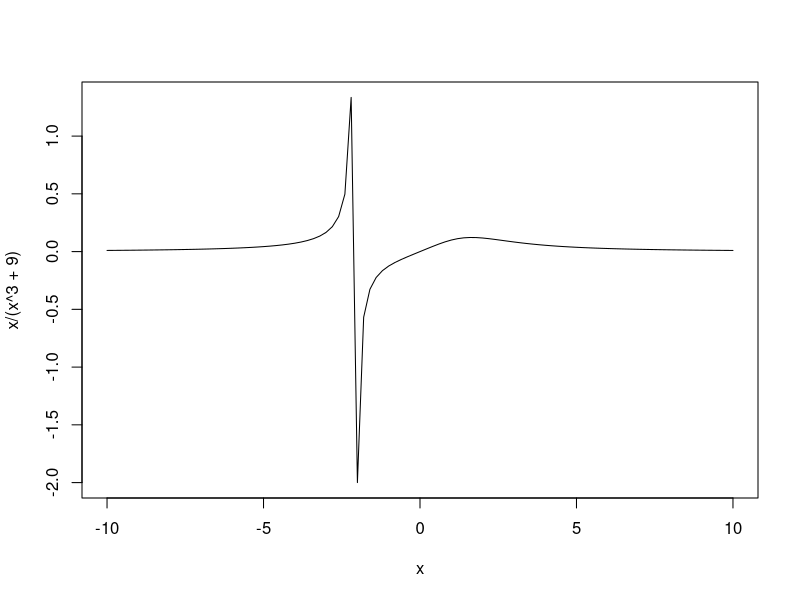

Write R code to recreate this figure. (Note: this script raises an error after producing the figure.)
## ---- chunk 1
knitr::opts_chunk$set(collapse = TRUE)
## ---- chunk 2
  model <- lm(mpg ~ wt, data=mtcars)
  print(model)
  summary(model)
## ---- chunk 3
  curve(x / (x^3 + 9), -10, 10)
## ---- chunk 4
  expressions <- alist(-x ^ p, -(x) ^ p, (-x) ^ p, -(x ^ p))
  x <- c(-5, -5, 5, 5)
  p <- c(2, 3, 2, 3)
  output <- data.frame(x,
                       p,
                       setNames(lapply(expressions, eval), sapply(expressions, deparse)),
                       check.names = FALSE)
  print(output, row.names = FALSE)
## ---- chunk 5
  methods(plot)
## ---- chunk 6
  c(list(1, 2, 3), LETTERS[1:5])
## ---- chunk 7
  gregexpr("a", c("greatgreat", "magic", "not"))
## ---- chunk 8
  nchar(10000)
  nchar(100000)
  a <- 10000
  nchar(a) == nchar(a * 100)
## ---- chunk 9
  x <- diag(3)
  x
  typeof(x)
  class(x)
  attributes(x)
  str(x)
## ---- chunk 10
  x <- 1
  replicate(5, x <- x+1)
  x
  replicate(5, x <<- x+1)
  x
## ---- chunk 11
  x <- 1
  (function(x) eval(quote(x+1)))(100)
  (function(x) eval(quote(x+1), envir = parent.frame()))(100)
## ---- chunk 12
  switch(3, "foo", "bar")
  switch("c", a = "foo", b = "bar")
  print(switch("c", a = "foo", b = "bar")) #Showing off the return value.
## ---- chunk 13
  a <- c(Alice=1, Bob=2)
  a["Alice"]
  a[["Alice"]]
## ---- chunk 14
  (c <- b <- diag(3))
  b[] <- 5
  c <- 5
  b
  c
## ---- chunk 15
  data.frame(x=1:3, x=11:13)
  # Notice the x.1? You didn't ask for that. To get x twice, you need this:
  correctNames <- data.frame(x=1:3, x=11:13, check.names = FALSE)
  correctNames
  correctNames[1:3, ]#As expected.
  correctNames[1:2]#What?
## ---- chunk 16
  library(tibble)
  #We can't repeat our original first line, because tibble(x=1:5, x=11:15) throws an error:
  ## > tibble(x=1:5, x=11:15)
  ## Error: Column name `x` must not be duplicated.
  ## Use .name_repair to specify repair.
  #We follow the error's advice.
  #The .name_repair argument provides a few useful options, so we must pick one.
  correctNames <- tibble(x=1:5, x=11:15, .name_repair = "minimal")
  correctNames
  correctNames[1:3,]#Good
  correctNames[1:2]#Still good!
## ---- chunk 17
   as.data.frame(list(1, 2, 3, 4, 5), col.names = paste("foo=bar", 6:10))
## ---- chunk 18
  matrix(1:9, 3, 3)
## ---- chunk 19
  head(Nile)
  duplicated(head(Nile))
  head(Nile)[duplicated(head(Nile))]
## ---- chunk 20
  a <- 1:5
  a[-1] <- 12:15
  a
## ---- chunk 21
  ## > mtcars[-"wt"]
  ## Error in -"wt" : invalid argument to unary operator
## ---- chunk 22
  ## > Nile[c(-1, 5)]
  ## Error in `[.default`(Nile, c(-1, 5)) : 
  ##   only 0's may be mixed with negative subscripts
## ---- chunk 23
  (a <- cbind(1:4, 4:1))
  a[, -1]
  a[, -1, drop=FALSE]
## ---- chunk 24
  a <- cbind(1:4, 4:1)
  (d <- as.data.frame(a))
  d[, -1]
  d[, -1, drop=FALSE]
  d[-1]#1D subsetting
## ---- chunk 25
  library(tibble)
  a <- cbind(1:4, 4:1)
  (t <- as_tibble(a))
  t[, -1]
  t[, -1, drop=FALSE]
  t[-1]
  t[, -1, drop=TRUE]
## ---- chunk 26
  library(tibble)
  a <- matrix(1:3)
  a
  a[,]
  b <- matrix(1:3, ncol = 3)
  b
  b[,]
  c <- as.data.frame(a)
  c
  c[,]
  d <- as.data.frame(b)
  d
  d[,]
  e <- as_tibble(a)
  e
  e[,]
  f <- as_tibble(b)
  f
  f[,]
## ---- chunk 27
  library(tibble)
  list(Bob = 5, Dobby = 7)$B
  e <- list2env(list(Bob = 5, Dobby = 7))
  e$B
  data.frame(Bob = 5, Dobby = 7)$B
  tibble(Bob = 5, Dobby = 7)$B
## ---- chunk 28
  library(tibble)
  list(Bob = 5, Bobby = 7)$B
  e <- list2env(list(Bob = 5, Bobby = 7))
  e$B
  data.frame(Bob = 5, Bobby = 7)$B
  tibble(Bob = 5, Bobby = 7)$B
## ---- chunk 29
  mtcars$di
  mtcars$dr
  mtcars$d
## ---- chunk 30
  library(tibble)
  mt <- as_tibble(mtcars)
  mt$di
  mt$dr
  mt$d
  mtcars[["d", exact = FALSE]]
  mt[["d", exact = FALSE]]
## ---- chunk 31
  mtcars$mpg
  typeof(mtcars$mpg)
## ---- chunk 32
  mtcars["mpg"]
  typeof(mtcars["mpg"])
## ---- chunk 33
  mtcars[, "mpg"]
  mtcars[["mpg"]]
## ---- chunk 34
  length(LETTERS)
  LETTERS[c(1, 5, 20, 100)]
  LETTERS[rep(TRUE, 100)]
## ---- chunk 35
  typeof(letters)
  named <- setNames(letters, LETTERS)
  tail(named)
  named["Z"]
  named["Z"] <- "Super!"
  tail(named)
  #So subsetting and subassignment work just fine. However, for NULL...
  ## > named["Z"] <- NULL
  ## Error in named["Z"] <- NULL : replacement has length zero
  #But for a data frame, this is just fine.
  (data <- data.frame(A = 1, B = 2, Z = 3))
  data["Z"] <- NULL
  data
## ---- chunk 36
  a <- diag(3)
  colnames(a) <- LETTERS[1:3]
  a
  a["A"]
  a["Z"]
## ---- chunk 37
  a <- diag(3)
  colnames(a) <- LETTERS[1:3]
  colnames(a)
  names(a)
  names(mtcars)
  colnames(mtcars)
  identical(names(mtcars), colnames(mtcars))
## ---- chunk 38
  a <- diag(3)
  (a <- setNames(a, LETTERS[1:3]))
  a["A"]
  a["Z"]#For a data frame, this would be an error...
## ---- chunk 39
  #Data frames are fine.
  head(within(mtcars, remove("mpg")))
  #Named atmomic vectord are not.
  ## > within(setNames(letters, LETTERS), remove("Z"))
  ## Error in UseMethod("within") : 
  ##   no applicable method for 'within' applied to an object of class "character"
## ---- chunk 40
  namedVect <- setNames(letters, LETTERS)
  namedVect[!names(namedVect) %in% c("A", "Z")]
## ---- chunk 41
  namedVect <- setNames(letters, LETTERS)
  Filter(function(x) names(x) == "A", namedVect)
  head(lapply(namedVect, function(x) names(x) == "A"))
  head(sapply(namedVect, function(x) names(x) == "A"))
## ---- chunk 42
  x <- 1:10
  x[20]
  x
  x[-20]
  identical(x, x[-20])
## ---- chunk 43
  dupe <- cbind(mtcars, foo = 3, foo = 4)
  head(dupe)
  head(within(dupe, rm(carb, foo)))
## ---- chunk 44
  #First, I'll show subset() working as normal and save us some space.
  mtcars2 <- subset(mtcars, mpg > 25, select = -c(cyl, disp, hp, wt))
  mtcars2
  dupe <- cbind(mtcars2, foo = 3, foo = 4, foo = 5)
  dupe
  subset(dupe, select = -foo)#Names have silently changed and only one foo was dropped.
  subset(dupe, select = -c(foo, foo))#Identical to previous.
  subset(dupe, select = -carb)#Foo's names have silently changed, despite us not touching foo!
  subset(dupe, select = -c(carb, foo))#Names have silently changed and only one foo was dropped.
## ---- chunk 45
  Nile
  setdiff(Nile, 1160)#Not a time series any more.
  setdiff(Nile, 0)#Hey, where did the other 1160s go?
## ---- chunk 46
  head(mtcars)
  head(mtcars[setdiff(names(mtcars), "wt")])
## ---- chunk 47
  Nile
  Nile[-which(Nile==1160)]#This is fine.
  which(Nile==11600)
  Nile[-which(Nile==11600)]#This is not.
## ---- chunk 48
  Nile[!Nile %in% 1160]
  Nile[!Nile %in% 11600]
## ---- chunk 49
  mtcars[mtcars$mpg < 20 && mtcars$hp > 150,]
  mtcars[mtcars$mpg < 20 & mtcars$hp > 150,]
## ---- chunk 50
  (a <- diag(4))
  (b <- as.data.frame(a))
  length(a)
  length(b)
## ---- chunk 51
  paste("Alice", "Bob", "Charlie")
  paste(c("Alice", "Bob", "Charlie"))
  paste("Alice", "Bob", "Charlie", collapse = "")
  paste(c("Alice", "Bob", "Charlie"), collapse = "")
## ---- chunk 52
  max(100:200, 250:350, 276)
## ---- chunk 53
  pmax(100:200, 250:350, 276)
## ---- chunk 54
  Map(sum, 1:6, 1:3)
  Map(sum, 1:6, 1:4)
## ---- chunk 55
  library(tibble)
  ## > tibble(1:4, 1:2)
  ## Error: Tibble columns must have compatible sizes.
  ## * Size 4: Existing data.
  ## * Size 2: Column at position 2.
  ## ℹ Only values of size one are recycled.
  ## Run `rlang::last_error()` to see where the error occurred.
  data.frame(1:4, 1:2)
  library(purrr)
  ## > map2(1:6, 1:3, sum)
  ## Error: Mapped vectors must have consistent lengths:
  ## * `.x` has length 6
  ## * `.y` has length 3
  map2(1:6, 1, sum)
## ---- chunk 56
  c(4, 6) == 1:10
  c(4, 6, 4, 6, 4, 6, 4, 6, 4, 6) == 1:10
  c(4, 6) %in% 1:10
  all(c(4, 6) %in% 1:10)
## ---- chunk 57
  strsplit("Alice", c("l", "c"))
  strsplit("Alice", "l")
  strsplit(c("Alice", "Boblice"), c("l", "c"))
## ---- chunk 58
  a <- 1:10
  a + rep(1, 9) #Arithmetic; Gives a warning.
  a[rep(TRUE, 9)] #Logical subsetting; 10 results without warning.
  a[c(TRUE, FALSE, TRUE)] #Again, 10 results. Shouldn't it be either 10 with a warning or just 3?
## ---- chunk 59
  arithmetic <- c(2, NA)
  arithmetic + c(11, 12, 13, 14) #Keeps NA and recycles.
  logic <- c(TRUE, FALSE, TRUE, NA)
  LETTERS[logic]
  LETTERS[arithmetic] #Keeps NA and recycling is not expected.
## ---- chunk 60
  m <- matrix(1:4, nrow = 2, ncol = 2)
  rep(m, 5)
  rep(list(m), 5)
## ---- chunk 61
  list(1:4) %in% list(5:10, 10:15, 1:4)
  1:4 %in% list(5:10, 10:15, 1:4)
## ---- chunk 62
  replicate
## ---- chunk 63
  lapply
## ---- chunk 64
  a <- b <- diag(3)
  (colnames(a) <- c("I", "Return", "Me"))
  a#Changed
  setNames(b, c("I", "Return", "b"))
  b#Not changed
## ---- chunk 65
  a <- diag(3)
  colnames(a) <- c("Not", "A", "Problem")
 ## > colnames(diag(3)) <- c("Big", "Bad", "Bug")
 ## Error in colnames(diag(3)) <- c("Big", "Bad", "Bug") : 
 ##  target of assignment expands to non-language object
 ## > colnames(a <- diag(3)) <- c("Has", "Similar", "Problem")
 ## Error in colnames(a <- diag(3)) <- c("Has", "Similar", "Problem") : 
 ##  object 'a' not found
## ---- chunk 66
  setNames(diag(3), c("Works", "Just", "Fine"))
  setNames(a <- diag(3), c("Works", "Just", "Fine"))
## ---- chunk 67
  (mat <- matrix(1:9, nrow = 3, byrow = TRUE))
  sapply(mat, sum)
  sapply(mat, max)
## ---- chunk 68
  mat <- matrix(1:9, nrow = 3, byrow = TRUE)
  sapply(1:3, function(x) sum(mat[x, ]))
  sapply(1:3, function(x) max(mat[x, ]))
## ---- chunk 69
  mat <- matrix(1:9, nrow = 3, byrow = TRUE)
  apply(mat, MARGIN = 1, sum)
   apply(mat, MARGIN = 1, max)
## ---- chunk 70
  a <- diag(3)
  class(a)
  is.object(a)
## ---- chunk 71
  length(quote(5^30))
  length(quote(5^30 + 1))
  length(quote(5^30 + 12))
  length(quote(1))
  length(quote(length(1)))
## ---- chunk 72
  attr(mtcars, "class")
  class(mtcars)
  is.object(mtcars)
## ---- chunk 73
  is(mtcars)
## ---- chunk 74
    (withoutLabels <- factor(rep(seq(from = 2, by = 2, to = 10), 3)))
    (withLabels <- factor(rep(seq(from = 2, by = 2, to = 10), 3), labels = LETTERS[1:5]))
    fList <- list(withoutLabels, withLabels)
    #Just to make sure that we're on the same page, here's the output of str().
    #The internal integers are in plain site.
    lapply(fList, str)
    #Nothing surprising to start:
    lapply(fList, levels)
    #as.character() returns the non-attribute part of what you get when you print the factor
    #i.e. the result of mapping its internal integers to its character vector of levels.
    #Notice that these are characters. It's not obvious from printing your factors that
    #the non-attribute part becomes a character.
    lapply(fList, as.character)
    #Calling `as.numeric()` on a factor does not return the original numbers.
    #It returns the underlying integers.
    #Why would you ever want or expect these?
    lapply(fList, as.numeric)
    #Subsetting with factors always treats them as their integer base type.
    #If the factor fundamentally has nothing to do with integers
    #(e.g. if you made the factor from something that was originally a set of characters),
    #then you can expect nonsense.
    #If the factor did originally have something to do with integers,
    #then you're probably going to be very confused because it hasn't subsetted with
    #the numbers that you get from printing the factor.
    #In short, it's almost never a good idea, but R lets you do it anyway.
    #Now ask yourself: What is the point of having a categorical data type if
    #it's not practical to subset with?
    lapply(fList, function(f) levels(f)[f])
    lapply(fList, function(f) as.numeric(levels(f))[f])
    lapply(fList, function(f) as.numeric(as.character(f)))
## ---- chunk 75
  names(mtcars)
  names(mtcars) <- LETTERS[1:11]
  head(mtcars, 2)
## ---- chunk 76
  names(mtcars) <- LETTERS[1:11]
  a <- rep(c("example", "text"), length.out = 11)
  names(a) <- LETTERS[12:22]
  a
  names(a) <- names(mtcars)
  a
## ---- chunk 77
  1:2
  1:1
  1:0
  1:-1
## ---- chunk 78
  seq_len(2)
  seq_len(1)
  seq_len(0)
  #seq_len(-1) is an error.
## ---- chunk 79
  -6/2:3 #Treated as -6/(2:3)
## ---- chunk 80
  3^1:5 #Treated as (3^1):5
## ---- chunk 81
  head(airquality)
  head(subset(airquality, Wind * 5 > Temp))
  Temp <- 90000000
  head(subset(airquality, Wind * 5 > Temp))#Identical to the previous call.
## ---- chunk 82
  seq_len(4.8) #Not an error
  1:4.8
  a <- 1:10
  a[4.8]
  a[-4.8]
  sample(4.8)
## ---- chunk 83
  i <- 2000
  for(i in 1:10){}
  i
## ---- chunk 84
  plot(Nile)
  library(magrittr)
  Nile %>% plot()
  Nile |> plot() #The same as plot(Nile)
